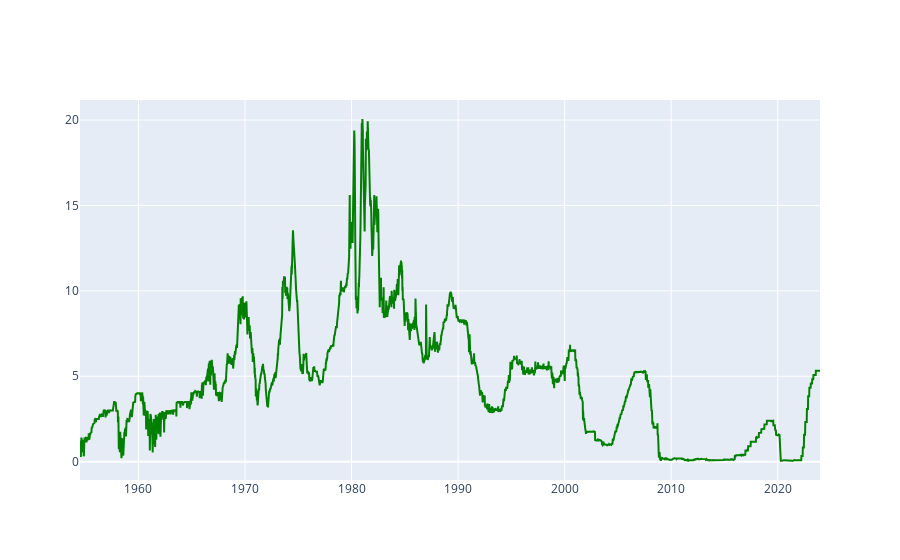

Notebook cell for this chart:
### Code cell
# Check if 'FF' column exists in FFR dataframe
if 'Fed Funds Rate' in FFR.columns:
    fig = go.Figure()

    # Adding line chart for FFR
    fig.add_trace(go.Scatter(x=FFR.index,
                             y=FFR['Fed Funds Rate'],  # Assuming you want to plot 'Close' values
                             mode='lines',
                             line_color='green',  # Line color can be customized
                             name='FFR'))

    fig.update_layout(xaxis_rangeslider_visible=False)

    fig.show()
else:
    print("Column 'FF' does not exist in FFR dataframe.")

### Figure 1 — Plotly figure (JSON) as saved in the notebook; plotly's stock layout.template omitted (floating-point values rounded to 4 significant figures; data arrays with more than 128 entries replaced by an {"elided": "..."} marker saying what was removed)
{"data": [{"line": {"color": "green"}, "mode": "lines", "name": "FFR", "type": "scatter", "x": {"elided": "3625 str values"}, "y": {"elided": "3625 float values"}}], "layout": {"xaxis": {"rangeslider": {"visible": false}}}}
